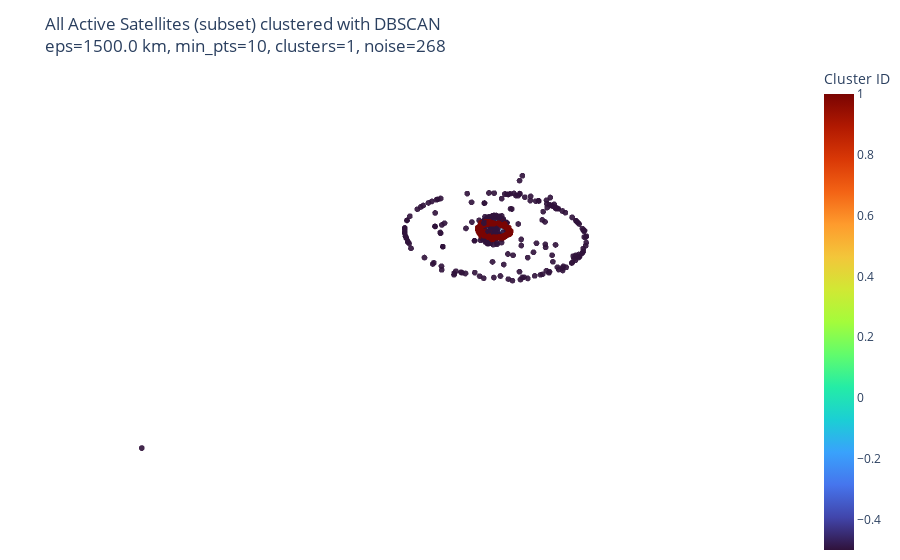

Notebook cell for this chart:
### Code cell
# ============================================================
# 3D "Google Earth-like" Satellite Globe + DBSCAN Clustering
# ============================================================
# - Ambil data orbit semua satelit aktif dari CelesTrak (JSON GP)
# - Konversi elemen orbit -> posisi 3D (ECI, aproksimasi)
# - Jalankan DBSCAN (implementasi manual, tanpa sklearn)
# - Visualisasi: Bumi 3D + satelit, warna berdasarkan cluster
#
# NOTE:
#   - Butuh internet (fetch JSON dari CelesTrak).
#   - Butuh plotly terinstal di environment ini.
# ============================================================

import math
import json
import urllib.request
import random

import numpy as np

try:
    import plotly.graph_objects as go
except ModuleNotFoundError:
    raise ModuleNotFoundError(
        "Module 'plotly' belum terinstall.\n"
        "Silakan gunakan virtualenv atau environment lain,\n"
        "lalu jalankan:  pip install plotly"
    )

# -----------------------------
# 1. Ambil data semua satelit aktif dari CelesTrak (JSON)
# -----------------------------
CELESTRAK_URL = (
    "https://celestrak.org/NORAD/elements/gp.php?GROUP=active&FORMAT=json"
)

print("Mengambil data satelit dari CelesTrak...")
with urllib.request.urlopen(CELESTRAK_URL, timeout=30) as resp:
    sats_raw = json.loads(resp.read().decode("utf-8"))

print(f"Jumlah entri satelit (raw): {len(sats_raw)}")

# -----------------------------
# 2. Fungsi: elemen orbit -> posisi 3D (ECI) approx
# -----------------------------
MU_EARTH = 398600.4418  # km^3/s^2
R_EARTH = 6378.137       # km

def kepler_to_cartesian(sat):
    """
    Konversi elemen orbit dari CelesTrak JSON ke posisi 3D ECI (x, y, z) dalam km.
    Ini bukan SGP4 penuh (jadi jangan dipakai buat navigasi presisi),
    tapi cukup untuk visualisasi distribusi orbit.
    """
    try:
        n_rev_day = float(sat["MEAN_MOTION"])        # rev / day
        e = float(sat["ECCENTRICITY"])
        inc_deg = float(sat["INCLINATION"])
        raan_deg = float(sat["RA_OF_ASC_NODE"])
        argp_deg = float(sat["ARG_OF_PERICENTER"])
        M_deg = float(sat["MEAN_ANOMALY"])
    except (KeyError, ValueError):
        return None

    # Mean motion -> rad/s
    n_rad_s = n_rev_day * 2.0 * math.pi / 86400.0

    # Semi-major axis a dari n
    a = (MU_EARTH / (n_rad_s ** 2)) ** (1.0 / 3.0)

    # Konversi derajat -> radian
    inc = math.radians(inc_deg)
    raan = math.radians(raan_deg)
    argp = math.radians(argp_deg)
    M = math.radians(M_deg)

    # Pecahkan persamaan Kepler: M = E - e sin E
    E = M
    for _ in range(10):
        E = E - (E - e * math.sin(E) - M) / (1 - e * math.cos(E))

    # True anomaly
    nu = 2.0 * math.atan2(
        math.sqrt(1 + e) * math.sin(E / 2.0),
        math.sqrt(1 - e) * math.cos(E / 2.0),
    )

    # Jarak dari pusat bumi (r)
    r = a * (1.0 - e * math.cos(E))

    # Posisi di bidang orbit (PQW frame)
    x_p = r * math.cos(nu)
    y_p = r * math.sin(nu)
    z_p = 0.0

    # Rotasi ke ECI: R3(raan) * R1(inc) * R3(argp) * [x_p, y_p, 0]
    cosO = math.cos(raan); sinO = math.sin(raan)
    cosi = math.cos(inc);  sini = math.sin(inc)
    cosw = math.cos(argp); sinw = math.sin(argp)

    # R3(argp)
    x1 = cosw * x_p - sinw * y_p
    y1 = sinw * x_p + cosw * y_p
    z1 = 0.0

    # R1(inc)
    x2 = x1
    y2 = cosi * y1 - sini * z1
    z2 = sini * y1 + cosi * z1

    # R3(raan)
    x = cosO * x2 - sinO * y2
    y = sinO * x2 + cosO * y2
    z = z2

    return x, y, z

# -----------------------------
# 3. Hitung posisi 3D untuk semua satelit
#    (dan batasi jumlah untuk DBSCAN supaya tidak terlalu berat)
# -----------------------------
positions = []
names = []

for sat in sats_raw:
    pos = kepler_to_cartesian(sat)
    if pos is None:
        continue
    positions.append(pos)
    names.append(sat.get("OBJECT_NAME", "").strip())

positions = np.array(positions)
print(f"Jumlah satelit dengan posisi valid: {positions.shape[0]}")

# Batas maksimum sampel untuk DBSCAN (biar tidak terlalu berat O(N^2))
MAX_SAMPLES = 3000
n_total = positions.shape[0]

if n_total > MAX_SAMPLES:
    idx = np.random.choice(n_total, size=MAX_SAMPLES, replace=False)
    X = positions[idx]
    names_sub = [names[i] for i in idx]
    print(f"DBSCAN hanya akan dijalankan pada subset {MAX_SAMPLES} satelit.")
else:
    X = positions
    names_sub = names

# -----------------------------
# 4. Implementasi DBSCAN sederhana (tanpa sklearn)
# -----------------------------
def dbscan(X, eps, min_pts):
    """
    Implementasi DBSCAN manual.
    X: array (N, d)
    eps: radius (dalam satuan yang sama dengan X, di sini km)
    min_pts: minimal tetangga untuk jadi core point
    Return: labels (N,) dengan nilai:
        -1 = noise
        0,1,2,... = ID cluster
    """
    N = X.shape[0]
    labels = np.full(N, -99, dtype=int)  # -99 = UNCLASSIFIED
    cluster_id = 0

    # fungsi regionQuery: cari indeks tetangga dalam radius eps
    def region_query(i):
        # hitung jarak dari titik i ke semua titik
        diff = X - X[i]
        dist2 = np.einsum("ij,ij->i", diff, diff)  # squared distance
        neighbors = np.where(dist2 <= eps**2)[0]
        return neighbors

    for i in range(N):
        if labels[i] != -99:
            continue  # sudah diklasifikasi

        neighbors = region_query(i)
        if neighbors.size < min_pts:
            labels[i] = -1  # noise
            continue

        # buat cluster baru
        cluster_id += 1
        labels[i] = cluster_id

        # queue untuk expand cluster
        seeds = list(neighbors)
        # pastikan titik i sudah included
        if i not in seeds:
            seeds.append(i)

        k = 0
        while k < len(seeds):
            j = seeds[k]
            if labels[j] == -1:
                labels[j] = cluster_id  # noise -> border point
            if labels[j] == -99:
                labels[j] = cluster_id
                new_neighbors = region_query(j)
                if new_neighbors.size >= min_pts:
                    # gabung neighbors baru
                    for n_idx in new_neighbors:
                        if n_idx not in seeds:
                            seeds.append(n_idx)
            k += 1

    # ganti semua -99 yang tersisa (kalau ada) jadi -1 (noise)
    labels[labels == -99] = -1
    return labels

# -----------------------------
# 5. Jalankan DBSCAN di posisi 3D
# -----------------------------
# eps ~ 1500 km; min_pts di-tuning sedikit
EPS_KM = 1500.0
MIN_PTS = 10

print("Menjalankan DBSCAN (ini O(N^2), jadi butuh waktu sedikit)...")
labels = dbscan(X, eps=EPS_KM, min_pts=MIN_PTS)

n_clusters = len(set(labels)) - (1 if -1 in labels else 0)
n_noise = np.sum(labels == -1)
print(f"Cluster ditemukan: {n_clusters}")
print(f"Titik noise: {n_noise} / {labels.size}")

# Untuk visualisasi: gabung label dengan posisi penuh?
# Kita visualisasikan hanya subset X (yang di-DBSCAN).
xs = X[:, 0]
ys = X[:, 1]
zs = X[:, 2]

# -----------------------------
# 6. Buat bola bumi (sphere)
# -----------------------------
phi = np.linspace(0, np.pi, 60)        # polar angle
theta = np.linspace(0, 2 * np.pi, 60)  # azimuth
phi, theta = np.meshgrid(phi, theta)

x_earth = R_EARTH * np.sin(phi) * np.cos(theta)
y_earth = R_EARTH * np.sin(phi) * np.sin(theta)
z_earth = R_EARTH * np.cos(phi)

earth_surface = go.Surface(
    x=x_earth,
    y=y_earth,
    z=z_earth,
    colorscale="Blues",
    showscale=False,
    opacity=0.8,
    name="Earth",
)

# -----------------------------
# 7. Scatter 3D satelit dengan warna cluster
# -----------------------------
# Agar -1 (noise) terlihat beda, kita shift label
labels_for_color = labels.astype(float)
labels_for_color[labels_for_color == -1] = -0.5  # noise

sat_scatter = go.Scatter3d(
    x=xs,
    y=ys,
    z=zs,
    mode="markers",
    marker=dict(
        size=2,
        opacity=0.9,
        color=labels_for_color,
        colorscale="Turbo",
        colorbar=dict(title="Cluster ID"),
    ),
    text=names_sub,
    hovertemplate="Cluster %{marker.color}<br>%{text}<br>x=%{x:.0f} km<br>y=%{y:.0f} km<br>z=%{z:.0f} km",
    name="Satellites",
)

fig = go.Figure(data=[earth_surface, sat_scatter])

fig.update_layout(
    title=(
        "All Active Satellites (subset) clustered with DBSCAN<br>"
        f"eps={EPS_KM} km, min_pts={MIN_PTS}, clusters={n_clusters}, noise={n_noise}"
    ),
    scene=dict(
        xaxis=dict(visible=False),
        yaxis=dict(visible=False),
        zaxis=dict(visible=False),
        aspectmode="data",
    ),
    margin=dict(l=0, r=0, t=60, b=0),
)

fig.show()

### Figure 1 — Plotly figure (JSON) as saved in the notebook; plotly's stock layout.template omitted (floating-point values rounded to 4 significant figures; data arrays with more than 128 entries replaced by an {"elided": "..."} marker saying what was removed)
{"data": [{"colorscale": [[0, "rgb(247,251,255)"], [0.125, "rgb(222,235,247)"], [0.25, "rgb(198,219,239)"], [0.375, "rgb(158,202,225)"], [0.5, "rgb(107,174,214)"], [0.625, "rgb(66,146,198)"], [0.75, "rgb(33,113,181)"], [0.875, "rgb(8,81,156)"], [1, "rgb(8,48,107)"]], "name": "Earth", "opacity": 0.8, "showscale": false, "type": "surface", "x": {"elided": "60x60 float values"}, "y": {"elided": "60x60 float values"}, "z": {"elided": "60x60 float values"}}, {"hovertemplate": "Cluster %{marker.color}<br>%{text}<br>x=%{x:.0f} km<br>y=%{y:.0f} km<br>z=%{z:.0f} km", "marker": {"color": {"elided": "3000 float values"}, "colorbar": {"title": {"text": "Cluster ID"}}, "colorscale": [[0, "#30123b"], [0.07143, "#4145ab"], [0.1429, "#4675ed"], [0.2143, "#39a2fc"], [0.2857, "#1bcfd4"], [0.3571, "#24eca6"], [0.4286, "#61fc6c"], [0.5, "#a4fc3b"], [0.5714, "#d1e834"], [0.6429, "#f3c63a"], [0.7143, "#fe9b2d"], [0.7857, "#f36315"], [0.8571, "#d93806"], [0.9286, "#b11901"], [1, "#7a0402"]], "opacity": 0.9, "size": 2}, "mode": "markers", "name": "Satellites", "text": {"elided": "3000 str values"}, "type": "scatter3d", "x": {"elided": "3000 float values"}, "y": {"elided": "3000 float values"}, "z": {"elided": "3000 float values"}}], "layout": {"margin": {"b": 0, "l": 0, "r": 0, "t": 60}, "scene": {"aspectmode": "data", "xaxis": {"visible": false}, "yaxis": {"visible": false}, "zaxis": {"visible": false}}, "title": {"text": "All Active Satellites (subset) clustered with DBSCAN<br>eps=1500.0 km, min_pts=10, clusters=1, noise=268"}}}
